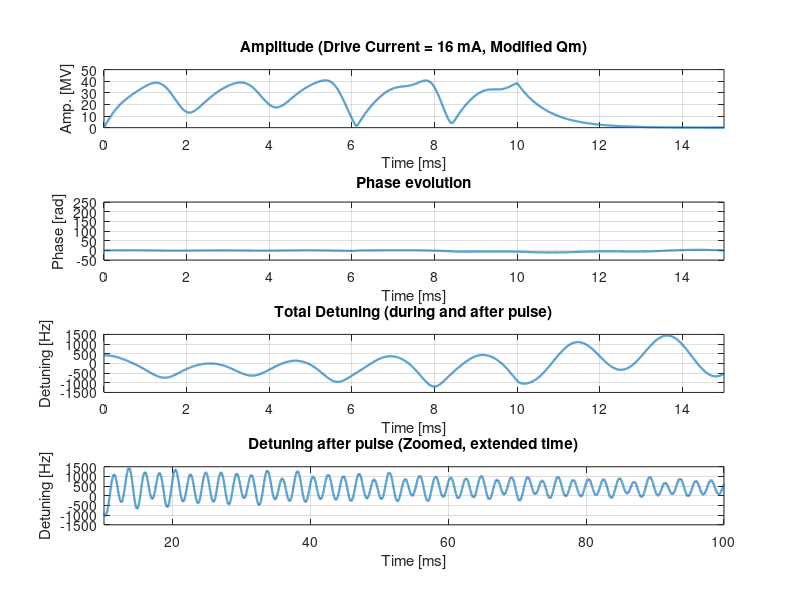

MATLAB code for this plot:

% Electromechanical Cavity Simulation
% Aims for more stable demonstration of Lorentz detuning effects
% Using 16mA drive and adjusting mechanical Q-factors 

clear; clc; close all;

% 1) Simulation Parameters
T = 1e-6;         % Time step [s]
tpe = 10e-3;      % Pulse end time [s]
tsm = 100e-3;     % Total simulation time [s]
tvec = 0:T:tsm;
N = numel(tvec);

% 2) Electrical Model Parameters 
fhb = 217;        % Half‐bandwidth [Hz]
omhb = 2*pi*fhb;  % Cavity half-bandwidth [rad/s]
C_cav = 0.235e-12;% Cavity capacitance [F]
idr = 16e-3;      % Drive current [A] (original from Fig 3.1-3 caption)

fpd = 417;        % Predetuning [Hz]
ompd = 2*pi*fpd;  % Predetuning [rad/s]

vc = zeros(1,N);
detHz = zeros(1,N);
detHz(1) = fpd;

%% 3) Mechanical Model Parameters
fmc = [235, 290, 450];
% --- ADJUSTED PARAMETER for more damping ---
% Qmc = [30, 30, 30];  % Mechanical quality factors (originally [100,100,100])
Qmc = [100,100,100]; % Original 

Km = [0.1, 0.1, 0.1];  % Lorentz constants for resonant modes [Hz/(MV)^2]
Kinl = 0.5;            % Lorentz constant for inertialess mode [Hz/(MV)^2]
tauinl = 0.1e-3;       % Time constant for inertialess mode [s]

nrm = numel(fmc);
omm = 2*pi*fmc;

wrs = zeros(2*nrm, N);
wis = zeros(1,N);

%% 4) Time-loop (Euler integration)
for n = 1:N-1
    sum_om_res_n = sum(wrs(1:2:end, n));
    omDyn_n = sum_om_res_n + wis(n);
    omTot_n = omDyn_n + ompd;
    detHz(n) = omTot_n / (2*pi);

    ic = 0;
    if tvec(n) < tpe
        ic = idr;
    end
    dvcdt = (-omhb + 1j*omTot_n) * vc(n) + (1/C_cav)*ic;
    vc(n+1) = vc(n) + T*dvcdt;

    vMVSq_n = (abs(vc(n))*1e-6)^2;

    for m_idx = 1:nrm
        idx = 2*m_idx-1;
        om_m = omm(m_idx);
        Qm_val = Qmc(m_idx); % Using potentially modified Q
        K_val = Km(m_idx);

        force_res = -2*pi*K_val * (om_m^2) * vMVSq_n;
        d_om_dt = wrs(idx+1,n);
        d2_om_dt2 = force_res - (om_m/Qm_val)*wrs(idx+1,n) - (om_m^2)*wrs(idx,n);
        wrs(idx,  n+1) = wrs(idx,  n) + T*d_om_dt;
        wrs(idx+1,n+1) = wrs(idx+1,n) + T*d2_om_dt2;
    end

    force_inl = -2*pi*Kinl * vMVSq_n;
    d_wis_dt = (force_inl - wis(n)) / tauinl;
    wis(n+1) = wis(n) + T*d_wis_dt;
end

sum_om_res_N = sum(wrs(1:2:end, N));
omDyn_N = sum_om_res_N + wis(N);
detHz(N) = (omDyn_N + ompd) / (2*pi);

%% 5) Plots
figure('Position',[100 100 700 950]);
plot_lim_ms = 15;

h_ax1 = subplot(4,1,1);
plot(tvec*1e3, abs(vc)/1e6,'LineWidth',1.5)
xlabel('Time [ms]'); ylabel('Amp. [MV]')
title(['Amplitude (Drive Current = ', num2str(idr*1e3), ' mA, Modified Qm)'])
grid on; ylim('auto'); xlim([0 plot_lim_ms]);

h_ax2 = subplot(4,1,2);
plot(tvec*1e3, unwrap(angle(vc)),'LineWidth',1.5)
xlabel('Time [ms]'); ylabel('Phase [rad]')
title('Phase evolution')
grid on; ylim('auto'); xlim([0 plot_lim_ms]);

h_ax3 = subplot(4,1,3);
plot(tvec*1e3, detHz,'LineWidth',1.5)
xlabel('Time [ms]'); ylabel('Detuning [Hz]')
title('Total Detuning (during and after pulse)')
grid on; ylim('auto'); xlim([0 plot_lim_ms]);

h_ax4 = subplot(4,1,4);
idx_start_after = find(tvec >= tpe, 1);
plot(tvec(idx_start_after:end)*1e3, detHz(idx_start_after:end),'LineWidth',1.5)
xlabel('Time [ms]'); ylabel('Detuning [Hz]')
title('Detuning after pulse (Zoomed, extended time)')
grid on; ylim('auto'); xlim([tpe*1e3 tsm*1e3]);